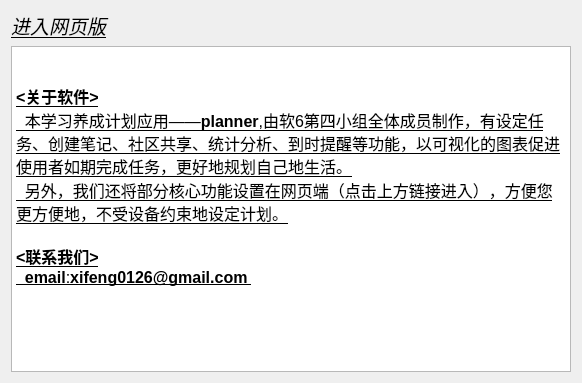
<?xml version="1.0" encoding="UTF-8"?>
<ui version="4.0">
 <class>moreUI</class>
 <widget class="QWidget" name="moreUI">
  <property name="geometry">
   <rect>
    <x>0</x>
    <y>0</y>
    <width>582</width>
    <height>383</height>
   </rect>
  </property>
  <property name="windowTitle">
   <string notr="true">更多</string>
  </property>
  <layout class="QGridLayout" name="gridLayout">
   <item row="0" column="0">
    <widget class="QLabel" name="web">
     <property name="font">
      <font>
       <family>宋体</family>
       <pointsize>14</pointsize>
       <italic>true</italic>
       <underline>true</underline>
      </font>
     </property>
     <property name="text">
      <string>进入网页版</string>
     </property>
     <property name="textFormat">
      <enum>Qt::AutoText</enum>
     </property>
    </widget>
   </item>
   <item row="1" column="0">
    <widget class="QTextBrowser" name="textBrowser">
     <property name="html">
      <string>&lt;!DOCTYPE HTML PUBLIC &quot;-//W3C//DTD HTML 4.0//EN&quot; &quot;http://www.w3.org/TR/REC-html40/strict.dtd&quot;&gt;
&lt;html&gt;&lt;head&gt;&lt;meta name=&quot;qrichtext&quot; content=&quot;1&quot; /&gt;&lt;style type=&quot;text/css&quot;&gt;
p, li { white-space: pre-wrap; }
&lt;/style&gt;&lt;/head&gt;&lt;body style=&quot; font-family:'SimSun'; font-size:9pt; font-weight:400; font-style:normal;&quot;&gt;
&lt;p align=&quot;center&quot; style=&quot;-qt-paragraph-type:empty; margin-top:0px; margin-bottom:0px; margin-left:0px; margin-right:0px; -qt-block-indent:0; text-indent:0px;&quot;&gt;&lt;br /&gt;&lt;/p&gt;
&lt;p align=&quot;center&quot; style=&quot;-qt-paragraph-type:empty; margin-top:0px; margin-bottom:0px; margin-left:0px; margin-right:0px; -qt-block-indent:0; text-indent:0px; font-size:12pt; font-weight:600; font-style:italic; text-decoration: underline; color:#ffaa00;&quot;&gt;&lt;br /&gt;&lt;/p&gt;
&lt;p style=&quot; margin-top:0px; margin-bottom:0px; margin-left:0px; margin-right:0px; -qt-block-indent:0; text-indent:0px;&quot;&gt;&lt;a href=&quot;https://xifeng0126.github.io/&quot;&gt;&lt;span style=&quot; font-size:12pt; font-weight:600; text-decoration: underline; color:#000000;&quot;&gt;&amp;lt;关于软件&amp;gt;&lt;/span&gt;&lt;/a&gt;&lt;/p&gt;
&lt;p style=&quot; margin-top:0px; margin-bottom:0px; margin-left:0px; margin-right:0px; -qt-block-indent:0; text-indent:0px;&quot;&gt;&lt;a href=&quot;https://xifeng0126.github.io/&quot;&gt;&lt;span style=&quot; font-size:12pt; text-decoration: underline; color:#000000;&quot;&gt;  本学习养成计划应用——&lt;/span&gt;&lt;/a&gt;&lt;a href=&quot;https://xifeng0126.github.io/&quot;&gt;&lt;span style=&quot; font-size:12pt; font-weight:600; text-decoration: underline; color:#000000;&quot;&gt;planner&lt;/span&gt;&lt;/a&gt;&lt;a href=&quot;https://xifeng0126.github.io/&quot;&gt;&lt;span style=&quot; font-size:12pt; text-decoration: underline; color:#000000;&quot;&gt;,由软6第四小组全体成员制作，有设定任务、创建笔记、社区共享、统计分析、到时提醒等功能，以可视化的图表促进使用者如期完成任务，更好地规划自己地生活。&lt;/span&gt;&lt;/a&gt;&lt;/p&gt;
&lt;p style=&quot; margin-top:0px; margin-bottom:0px; margin-left:0px; margin-right:0px; -qt-block-indent:0; text-indent:0px;&quot;&gt;&lt;a href=&quot;https://xifeng0126.github.io/&quot;&gt;&lt;span style=&quot; font-size:12pt; text-decoration: underline; color:#000000;&quot;&gt;  另外，我们还将部分核心功能设置在网页端（点击上方链接进入），方便您更方便地，不受设备约束地设定计划。&lt;/span&gt;&lt;/a&gt;&lt;/p&gt;
&lt;p style=&quot;-qt-paragraph-type:empty; margin-top:0px; margin-bottom:0px; margin-left:0px; margin-right:0px; -qt-block-indent:0; text-indent:0px; font-size:12pt; color:#000000;&quot;&gt;&lt;br /&gt;&lt;/p&gt;
&lt;p style=&quot; margin-top:0px; margin-bottom:0px; margin-left:0px; margin-right:0px; -qt-block-indent:0; text-indent:0px;&quot;&gt;&lt;a href=&quot;https://xifeng0126.github.io/&quot;&gt;&lt;span style=&quot; font-size:12pt; font-weight:600; text-decoration: underline; color:#000000;&quot;&gt;&amp;lt;联系我们&amp;gt;&lt;/span&gt;&lt;/a&gt;&lt;/p&gt;
&lt;p style=&quot; margin-top:0px; margin-bottom:0px; margin-left:0px; margin-right:0px; -qt-block-indent:0; text-indent:0px;&quot;&gt;&lt;a href=&quot;https://xifeng0126.github.io/&quot;&gt;&lt;span style=&quot; font-size:12pt; font-weight:600; text-decoration: underline; color:#000000;&quot;&gt;  email&lt;/span&gt;&lt;/a&gt;&lt;a href=&quot;https://xifeng0126.github.io/&quot;&gt;&lt;span style=&quot; font-size:12pt; text-decoration: underline; color:#000000;&quot;&gt;:&lt;/span&gt;&lt;/a&gt;&lt;a href=&quot;https://xifeng0126.github.io/&quot;&gt;&lt;span style=&quot; font-size:12pt; font-weight:600; text-decoration: underline; color:#000000;&quot;&gt;xifeng0126@gmail.com &lt;/span&gt;&lt;/a&gt;&lt;/p&gt;
&lt;p style=&quot;-qt-paragraph-type:empty; margin-top:0px; margin-bottom:0px; margin-left:0px; margin-right:0px; -qt-block-indent:0; text-indent:0px; font-size:10pt; font-weight:600; color:#000000;&quot;&gt;&lt;br /&gt;&lt;/p&gt;&lt;/body&gt;&lt;/html&gt;</string>
     </property>
    </widget>
   </item>
  </layout>
 </widget>
 <resources/>
 <connections/>
</ui>
